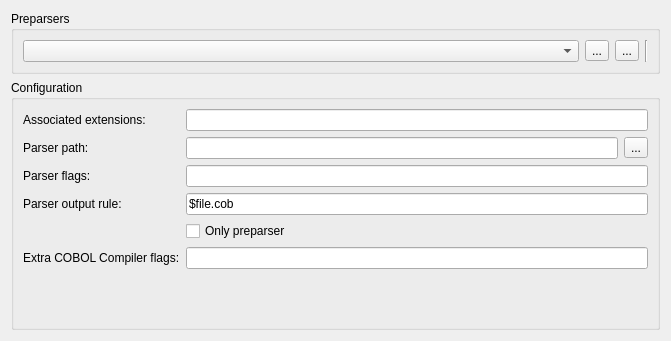
<?xml version="1.0" encoding="UTF-8"?>
<ui version="4.0">
 <class>Form</class>
 <widget class="QWidget" name="Form">
  <property name="geometry">
   <rect>
    <x>0</x>
    <y>0</y>
    <width>671</width>
    <height>341</height>
   </rect>
  </property>
  <property name="windowTitle">
   <string>Form</string>
  </property>
  <layout class="QVBoxLayout" name="verticalLayout" stretch="0,1">
   <item>
    <widget class="QGroupBox" name="groupBox">
     <property name="title">
      <string>Preparsers</string>
     </property>
     <layout class="QHBoxLayout" name="horizontalLayout_4">
      <item>
       <widget class="QComboBox" name="combo_configs">
        <property name="sizePolicy">
         <sizepolicy hsizetype="Expanding" vsizetype="Fixed">
          <horstretch>0</horstretch>
          <verstretch>0</verstretch>
         </sizepolicy>
        </property>
        <property name="toolTip">
         <string>The list of COBOL preparsers configurations</string>
        </property>
       </widget>
      </item>
      <item>
       <widget class="QToolButton" name="bt_add_cfg">
        <property name="toolTip">
         <string>Add new preparser configuration.</string>
        </property>
        <property name="text">
         <string>...</string>
        </property>
        <property name="icon">
         <iconset theme="list-add">
          <normaloff>.</normaloff>.</iconset>
        </property>
       </widget>
      </item>
      <item>
       <widget class="QToolButton" name="bt_rm_cfg">
        <property name="toolTip">
         <string>Remove preparser configuration.</string>
        </property>
        <property name="text">
         <string>...</string>
        </property>
        <property name="icon">
         <iconset theme="list-remove">
          <normaloff>.</normaloff>.</iconset>
        </property>
       </widget>
      </item>
      <item>
       <widget class="Line" name="line">
        <property name="orientation">
         <enum>Qt::Vertical</enum>
        </property>
       </widget>
      </item>
     </layout>
    </widget>
   </item>
   <item>
    <widget class="QGroupBox" name="group_config">
     <property name="title">
      <string>Configuration</string>
     </property>
     <layout class="QVBoxLayout" name="verticalLayout_2">
      <item>
       <layout class="QFormLayout" name="formLayout">
        <property name="topMargin">
         <number>0</number>
        </property>
        <item row="0" column="0">
         <widget class="QLabel" name="label_2">
          <property name="text">
           <string>Associated extensions:</string>
          </property>
         </widget>
        </item>
        <item row="0" column="1">
         <widget class="QLineEdit" name="edit_extensions">
          <property name="toolTip">
           <string>&lt;html&gt;&lt;head/&gt;&lt;body&gt;&lt;p&gt;The list of extension associated with the preparser.&lt;/p&gt;&lt;/body&gt;&lt;/html&gt;</string>
          </property>
         </widget>
        </item>
        <item row="1" column="0">
         <widget class="QLabel" name="label_3">
          <property name="text">
           <string>Parser path:</string>
          </property>
         </widget>
        </item>
        <item row="1" column="1">
         <layout class="QHBoxLayout" name="horizontalLayout_2">
          <property name="leftMargin">
           <number>0</number>
          </property>
          <item>
           <widget class="PathLineEdit" name="edit_parser_path">
            <property name="toolTip">
             <string>Path to the parser executable.</string>
            </property>
           </widget>
          </item>
          <item>
           <widget class="QToolButton" name="bt_parser_path">
            <property name="toolTip">
             <string>Select parser path.</string>
            </property>
            <property name="text">
             <string>...</string>
            </property>
           </widget>
          </item>
         </layout>
        </item>
        <item row="2" column="0">
         <widget class="QLabel" name="label_4">
          <property name="text">
           <string>Parser flags:</string>
          </property>
         </widget>
        </item>
        <item row="2" column="1">
         <widget class="QLineEdit" name="edit_parser_flags">
          <property name="toolTip">
           <string>Set the parser flags</string>
          </property>
         </widget>
        </item>
        <item row="3" column="0">
         <widget class="QLabel" name="label_output_rule">
          <property name="text">
           <string>Parser output rule:</string>
          </property>
         </widget>
        </item>
        <item row="3" column="1">
         <widget class="QLineEdit" name="edit_output_rule">
          <property name="toolTip">
           <string>&lt;html&gt;&lt;head/&gt;&lt;body&gt;&lt;p&gt;This rule determines the output file path of the preparser (relative to the source file or absolute). &lt;/p&gt;&lt;p&gt;If &amp;quot;Only preparser&amp;quot; is checked, the output rule specify the path to the final executable that can be run by the IDE (e.g. build/$file.exe). &lt;/p&gt;&lt;p&gt;If it is not checked, the output rule specify the path to the generated COBOL source file that will be compiled using the project compiler configuration (and the aditional COBOL compiler flags).&lt;/p&gt;&lt;p&gt;You can use &amp;quot;$file&amp;quot; to refer to the source file name (without extension).&lt;/p&gt;&lt;/body&gt;&lt;/html&gt;</string>
          </property>
          <property name="text">
           <string>$file.cob</string>
          </property>
         </widget>
        </item>
        <item row="4" column="1">
         <widget class="QCheckBox" name="cb_only_preparser">
          <property name="toolTip">
           <string>Check in case your preparser already produces an executable.</string>
          </property>
          <property name="text">
           <string>Only preparser</string>
          </property>
         </widget>
        </item>
        <item row="5" column="0">
         <widget class="QLabel" name="label_cobol">
          <property name="text">
           <string>Extra COBOL Compiler flags:</string>
          </property>
         </widget>
        </item>
        <item row="5" column="1">
         <widget class="QLineEdit" name="edit_cobol_compiler_flags">
          <property name="toolTip">
           <string>The list of extra compiler flags to set for compiling the cobol output file.</string>
          </property>
         </widget>
        </item>
       </layout>
      </item>
     </layout>
    </widget>
   </item>
  </layout>
 </widget>
 <customwidgets>
  <customwidget>
   <class>PathLineEdit</class>
   <extends>QLineEdit</extends>
   <header>hackedit.api.widgets</header>
  </customwidget>
 </customwidgets>
 <resources/>
 <connections>
  <connection>
   <sender>cb_only_preparser</sender>
   <signal>toggled(bool)</signal>
   <receiver>label_cobol</receiver>
   <slot>setHidden(bool)</slot>
   <hints>
    <hint type="sourcelabel">
     <x>276</x>
     <y>274</y>
    </hint>
    <hint type="destinationlabel">
     <x>112</x>
     <y>303</y>
    </hint>
   </hints>
  </connection>
  <connection>
   <sender>cb_only_preparser</sender>
   <signal>toggled(bool)</signal>
   <receiver>edit_cobol_compiler_flags</receiver>
   <slot>setHidden(bool)</slot>
   <hints>
    <hint type="sourcelabel">
     <x>276</x>
     <y>274</y>
    </hint>
    <hint type="destinationlabel">
     <x>475</x>
     <y>305</y>
    </hint>
   </hints>
  </connection>
 </connections>
</ui>
